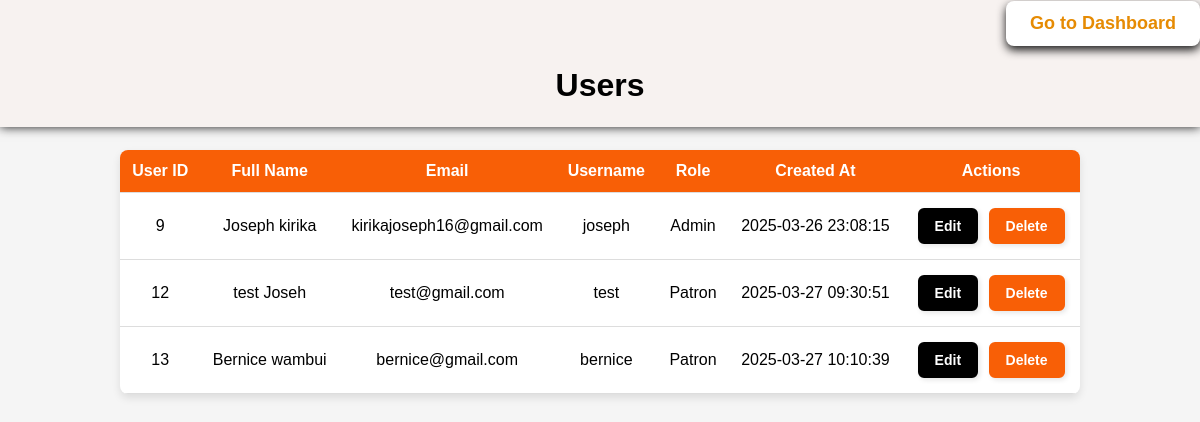
Page /STARTER/users.php on the committed database.
### tables this page shows
CREATE TABLE `users` (
  `user_id` int(11) NOT NULL,
  `full_name` varchar(255) NOT NULL,
  `email` varchar(255) NOT NULL,
  `username` varchar(100) NOT NULL,
  `password` varchar(255) NOT NULL,
  `created_at` datetime DEFAULT current_timestamp(),
  `role` varchar(255) DEFAULT NULL
);

### STARTER/users.php (the view, shortened to what this page needs)
<?php
include 'db.php';
$query = "SELECT user_id, full_name, email, username, created_at, role FROM users";
$result = mysqli_query($conn, $query);
?>
<!DOCTYPE html>
<html lang="en">
<head>
</head>
<body>
<header>
<div class="dashboard-container">
    <a href="dashboard.php" class="dashboard-btn">Go to Dashboard</a>
</div>
        <h1>Users</h1>
    </header>
    <table>
        <thead>
            <tr>
                <th>User ID</th>
                <th>Full Name</th>
                <th>Email</th>
                <th>Username</th>
                <th>Role</th>
                <th>Created At</th>
                <th>Actions</th>
            </tr>
        </thead>
        <tbody>
            <?php while ($row = mysqli_fetch_assoc($result)) { ?>
                <tr>
                    <td><?php echo $row['user_id']; ?></td>
                    <td><?php echo $row['full_name']; ?></td>
                    <td><?php echo $row['email']; ?></td>
                    <td><?php echo $row['username']; ?></td>
                    <td><?php echo $row['role']; ?></td>
                    <td><?php echo $row['created_at']; ?></td>
                    <td>
                    <a href="editusers.php?id=<?php echo $row['user_id']; ?>" class="action-btn edit-btn">Edit</a>
                        <a href="users.php?delete=<?php echo $row['user_id']; ?>" class="action-btn delete-btn"
                           onclick="return confirm('Are you sure you want to delete this user?');">
                            Delete
                        </a>
                    </td>
                </tr>
            <?php } ?>
        </tbody>
    </table>
</body>
</html>

### STARTER/users.php (style rules this page uses)
body { font-family: Arial, sans-serif; background-color: whitesmoke; color: black; text-align: center; margin: 0; padding: 0; }
header { background-color: rgb(247, 242, 240); box-shadow: 0 0 10px rgba(0, 0, 0, 0.9); text-align: center; padding: 1px 0; position: fixed; top: 0; left: 0; width: 100%; z-index: 1000; }
table { width: 80%; margin: 150px auto; border-collapse: collapse; background-color: white; box-shadow: 0px 4px 8px rgba(0, 0, 0, 0.1); border-radius: 8px; overflow: hidden; }
th, td { padding: 12px; text-align: center; border-bottom: 1px solid #ddd; }
th { background-color: rgb(248, 95, 6); color: white; }
.action-btn { display: inline-block; padding: 8px 15px; margin: 3px; border-radius: 6px; font-size: 14px; font-weight: bold; text-decoration: none; text-align: center; transition: all 0.3s ease-in-out; border: none; cursor: pointer; box-shadow: 2px 2px 5px rgba(0, 0, 0, 0.1); }
.edit-btn { background-color: black; color: white; border: 2px solid black; }
.delete-btn { background-color: rgb(248, 95, 6); color: white; border: 2px solid rgb(248, 95, 6); }
.dashboard-container { display: flex; justify-content: end; align-items: center; }
.dashboard-btn { display: inline-block; padding: 12px 24px; font-size: 18px; font-weight: bold; color: rgb(230, 139, 3); background-color:white; border: none; border-radius: 8px; text-decoration: none; transition: all 0.3s ease-in-out; box-shadow: 0 4px 10px rgba(0, 0, 0, 0.9); }

### rows in the picture
users: user_id "9", full_name "Joseph kirika", email "kirikajoseph16@gmail.com", username "joseph", role "Admin", created_at "2025-03-26 23:08:15"
users: user_id "12", full_name "test Joseh", email "test@gmail.com", username "test", role "Patron", created_at "2025-03-27 09:30:51"
users: user_id "13", full_name "Bernice wambui", email "bernice@gmail.com", username "bernice", role "Patron", created_at "2025-03-27 10:10:39"
